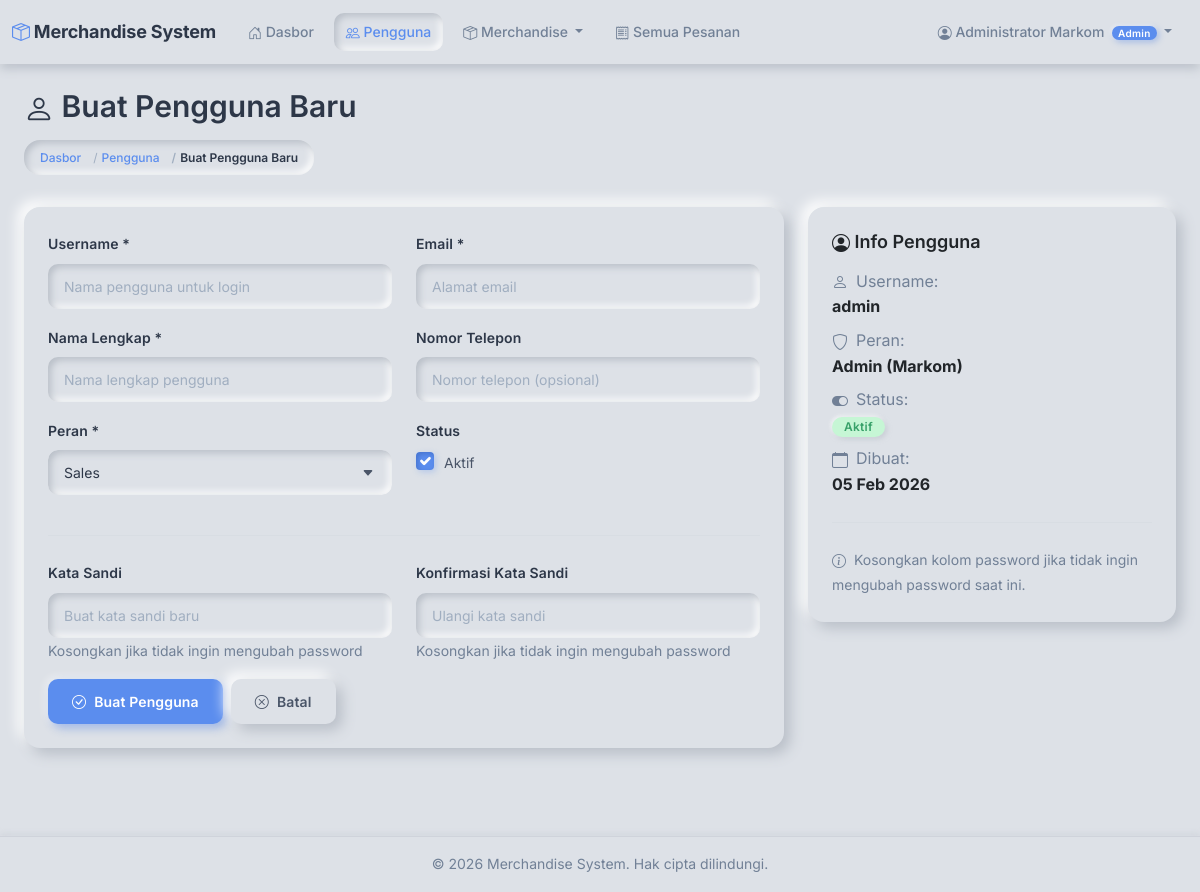
Screenshot of /accounts/users/create/ (signed in) with the database file from the repository.
### accounts/models.py (models this page shows, shortened)
class User(AbstractUser):
    class Role(models.TextChoices):
        ADMIN = 'ADMIN', 'Admin (Markom)'
        SALES = 'SALES', 'Sales'
    role = models.CharField(
        max_length=10,
        choices=Role.choices,
        default=Role.SALES,
        help_text='User role: ADMIN for Markom, SALES for sales team'
    )
    full_name = models.CharField(
        max_length=255,
        help_text='Full name of the user'
    )
    phone = models.CharField(
        max_length=20,
        blank=True,
        help_text='Phone number'
    )
    class Meta:
        db_table = 'users'
        verbose_name = 'User'
        verbose_name_plural = 'Users'
        ordering = ['-date_joined']
    @property
    def is_admin(self):
        return self.role == self.Role.ADMIN
    @property
    def is_sales(self):
        return self.role == self.Role.SALES

### accounts/views.py (the view)
# urls.py: path('users/create/', views.user_create, name='user_create'),
@admin_required
def user_create(request):
    if request.method == 'POST':
        form = UserForm(request.POST, is_edit=False)
        if form.is_valid():
            try:
                user = form.save()
                messages.success(request, f'Pengguna "{user.full_name}" berhasil dibuat.')
                return redirect('accounts:user_list')
            except Exception as e:
                messages.error(request, f'Gagal membuat pengguna: {str(e)}')
        else:
            messages.error(request, 'Harap perbaiki kesalahan di bawah ini.')
    else:
        form = UserForm(is_edit=False)
    return render(request, 'accounts/user_form.html', {
        'form': form,
        'title': 'Buat Pengguna Baru',
        'button_text': 'Buat Pengguna'
    })

### orders/context_processors.py (called while the page is built)
def cart_context(request):
    if request.user.is_authenticated and hasattr(request.user, 'is_sales') and request.user.is_sales:
        cart = Cart(request)
        return {
            'navbar_cart_total': cart.get_total_quantity(),
            'navbar_cart_unique': cart.get_total_unique(),
        }
    return {
        'navbar_cart_total': 0,
        'navbar_cart_unique': 0,
    }

### templates/accounts/user_form.html (shortened to what this page needs)
{% extends 'base.html' %}
{% block content %}
<div class="container-fluid">
    <div class="row mb-4">
        <div class="col">
            <h2><i class="bi bi-person"></i> {{ title }}</h2>
            <nav aria-label="breadcrumb">
                <ol class="breadcrumb">
                    <li class="breadcrumb-item"><a href="{% url 'dashboard:home' %}">Dasbor</a></li>
                    <li class="breadcrumb-item"><a href="{% url 'accounts:user_list' %}">Pengguna</a></li>
                    <li class="breadcrumb-item active">{{ title }}</li>
                </ol>
            </nav>
        </div>
    </div>
    <div class="row">
        <div class="col-md-8">
            <div class="card">
                <div class="card-body">
                    <form method="post" novalidate>
                        <div class="row">
                            <div class="col-md-6 mb-3">
                                <label for="{{ form.username.id_for_label }}" class="form-label">Username *</label>
                                {{ form.username }}
                            </div>
                            <div class="col-md-6 mb-3">
                                <label for="{{ form.email.id_for_label }}" class="form-label">Email *</label>
                                {{ form.email }}
                            </div>
                        </div>
                        <div class="row">
                            <div class="col-md-6 mb-3">
                                <label for="{{ form.full_name.id_for_label }}" class="form-label">Nama Lengkap *</label>
                                {{ form.full_name }}
                            </div>
                            <div class="col-md-6 mb-3">
                                <label for="{{ form.phone.id_for_label }}" class="form-label">Nomor Telepon</label>
                                {{ form.phone }}
                            </div>
                        </div>
                        <div class="row">
                            <div class="col-md-6 mb-3">
                                <label for="{{ form.role.id_for_label }}" class="form-label">Peran *</label>
                                {{ form.role }}
                            </div>
                            <div class="col-md-6 mb-3">
                                <label class="form-label">Status</label>
                                <div class="form-check">
                                    {{ form.is_active }}
                                    <label class="form-check-label" for="{{ form.is_active.id_for_label }}">
                                        Aktif
                                    </label>
                                </div>
                            </div>
                        </div>
                        <hr>
                        <div class="row">
                            <div class="col-md-6 mb-3">
                                <label for="{{ form.password1.id_for_label }}" class="form-label">
                                    Kata Sandi {% if not user %}*{% endif %}
                                </label>
                                {{ form.password1 }}
                                {% if user %}
                                <small class="text-muted">Kosongkan jika tidak ingin mengubah password</small>
                                {% endif %}
                            </div>
                            <div class="col-md-6 mb-3">
                                <label for="{{ form.password2.id_for_label }}" class="form-label">
                                    Konfirmasi Kata Sandi {% if not user %}*{% endif %}
                                </label>
                                {{ form.password2 }}
                                {% if user %}
                                <small class="text-muted">Kosongkan jika tidak ingin mengubah password</small>
                                {% endif %}
                            </div>
                        </div>
                        <div class="d-flex gap-2">
                            <button type="submit" class="btn btn-primary">
                                <i class="bi bi-check-circle"></i> {{ button_text }}
                            </button>
                            <a href="{% url 'accounts:user_list' %}" class="btn btn-secondary">
                                <i class="bi bi-x-circle"></i> Batal
                            </a>
                        </div>
                    </form>
                </div>
            </div>
        </div>
        <div class="col-md-4">
            {% if not user %}
            <div class="card">
                <div class="card-body">
                    <h5 class="card-title"><i class="bi bi-lightbulb"></i> Tips Membuat Pengguna Baru</h5>
                    <ul class="list-unstyled mt-3 mb-0">
                        <li class="mb-2"><i class="bi bi-check-circle-fill text-success me-2"></i>
                            <strong>Username</strong> harus unik dan tidak mengandung spasi.
                        </li>
                        <li class="mb-2"><i class="bi bi-check-circle-fill text-success me-2"></i>
                            <strong>Email</strong> yang valid diperlukan untuk notifikasi sistem.
                        </li>
                        <li class="mb-2"><i class="bi bi-check-circle-fill text-success me-2"></i>
                            <strong>Nama Lengkap</strong> akan ditampilkan di seluruh aplikasi.
                        </li>
                        <li class="mb-2"><i class="bi bi-check-circle-fill text-success me-2"></i>
                            <strong>Peran</strong> menentukan hak akses pengguna di dalam sistem.
                        </li>
                        <li class="mb-2"><i class="bi bi-check-circle-fill text-success me-2"></i>
                            <strong>Password</strong> minimal 8 karakter dan disarankan menggunakan kombinasi huruf, angka, dan simbol.
                        </li>
                        <li class="mb-0"><i class="bi bi-info-circle-fill text-info me-2"></i>
                            Kolom bertanda <strong>*</strong> wajib diisi.
                        </li>
                    </ul>
                </div>
            </div>
            {% else %}
            <div class="card">
                <div class="card-body">
                    <h5 class="card-title"><i class="bi bi-person-circle"></i> Info Pengguna</h5>
                    <ul class="list-unstyled mt-3 mb-0">
                        <li class="mb-2">
                            <span class="text-muted"><i class="bi bi-person me-2"></i>Username:</span><br>
                            <strong>{{ user.username }}</strong>
                        </li>
                        <li class="mb-2">
                            <span class="text-muted"><i class="bi bi-shield me-2"></i>Peran:</span><br>
                            <strong>{{ user.get_role_display|default:user.role }}</strong>
                        </li>
                        <li class="mb-2">
                            <span class="text-muted"><i class="bi bi-toggle-on me-2"></i>Status:</span><br>
                            {% if user.is_active %}
                            <span class="badge bg-success">Aktif</span>
                            {% else %}
                            <span class="badge bg-secondary">Tidak Aktif</span>
                            {% endif %}
                        </li>
                        <li class="mb-0">
                            <span class="text-muted"><i class="bi bi-calendar me-2"></i>Dibuat:</span><br>
                            <strong>{{ user.date_joined|date:"d M Y" }}</strong>
                        </li>
                    </ul>
                    <hr>
                    <small class="text-muted">
                        <i class="bi bi-info-circle me-1"></i>
                        Kosongkan kolom password jika tidak ingin mengubah password saat ini.
                    </small>
                </div>
            </div>
            {% endif %}
        </div>
    </div>
</div>
{% endblock %}

### templates/base.html (shortened to what this page needs)
<!DOCTYPE html>
<html lang="id">
<head>
    <link href="https://cdn.jsdelivr.net/npm/bootstrap@5.3.0/dist/css/bootstrap.min.css" rel="stylesheet">
    <link rel="stylesheet" href="https://cdn.jsdelivr.net/npm/bootstrap-icons@1.11.0/font/bootstrap-icons.css">
    {% load static %}
    <link rel="stylesheet" href="{% static 'css/custom.css' %}">
</head>
<body>
    {% if user.is_authenticated %}
    <nav class="navbar navbar-expand-lg">
        <div class="container-fluid">
            <a class="navbar-brand" href="{% url 'dashboard:home' %}">
                <i class="bi bi-box-seam me-1" style="color: var(--color-accent);"></i>Merchandise System
            </a>
            <div class="collapse navbar-collapse" id="navbarNav">
                <ul class="navbar-nav me-auto">
                    <li class="nav-item">
                        <a class="nav-link {% if request.resolver_match.app_name == 'dashboard' %}active{% endif %}"
                           href="{% url 'dashboard:home' %}">
                            <i class="bi bi-house-door"></i> Dasbor
                        </a>
                    </li>
                    {% if user.is_admin %}
                    <li class="nav-item">
                        <a class="nav-link {% if request.resolver_match.app_name == 'accounts' %}active{% endif %}"
                           href="{% url 'accounts:user_list' %}">
                            <i class="bi bi-people"></i> Pengguna
                        </a>
                    </li>
                    <li class="nav-item dropdown">
                        <a class="nav-link dropdown-toggle {% if request.resolver_match.app_name == 'merchandise' %}active{% endif %}"
                           href="#" id="merchandiseDropdown" role="button" data-bs-toggle="dropdown" aria-expanded="false">
                            <i class="bi bi-box-seam"></i> Merchandise
                        </a>
                    </li>
                    <li class="nav-item">
                        <a class="nav-link {% if request.resolver_match.app_name == 'orders' %}active{% endif %}"
                           href="{% url 'orders:order_list' %}">
                            <i class="bi bi-receipt"></i> Semua Pesanan
                        </a>
                    </li>
                    {% endif %}
                </ul>
                <ul class="navbar-nav">
                    <li class="nav-item dropdown">
                        <a class="nav-link dropdown-toggle" href="#" id="userDropdown"
                           role="button" data-bs-toggle="dropdown" aria-expanded="false">
                            <i class="bi bi-person-circle"></i>
                            {{ user.full_name }}
                            {% if user.is_admin %}
                                <span class="badge bg-primary ms-1 badge-role">Admin</span>
                            {% else %}
                                <span class="badge bg-secondary ms-1 badge-role">Sales</span>
                            {% endif %}
                        </a>
                    </li>
                </ul>
            </div>
        </div>
    </nav>
    {% endif %}
    <main class="{% if user.is_authenticated %}container-fluid py-4{% endif %}">
        {% block content %}{% endblock %}
    </main>
    {% if user.is_authenticated %}
    <footer>
        <div class="container-fluid">
            <p class="mb-0">&copy; {% now "Y" %} Merchandise System. Hak cipta dilindungi.</p>
        </div>
    </footer>
    {% endif %}
</body>
</html>

### rows the page displays
User: full_name "Administrator Markom", username "admin", role "Admin (Markom)", date_joined "05 Feb 2026"

### other values shown
{{ title }} "Buat Pengguna Baru"
{{ button_text }} "Buat Pengguna"
